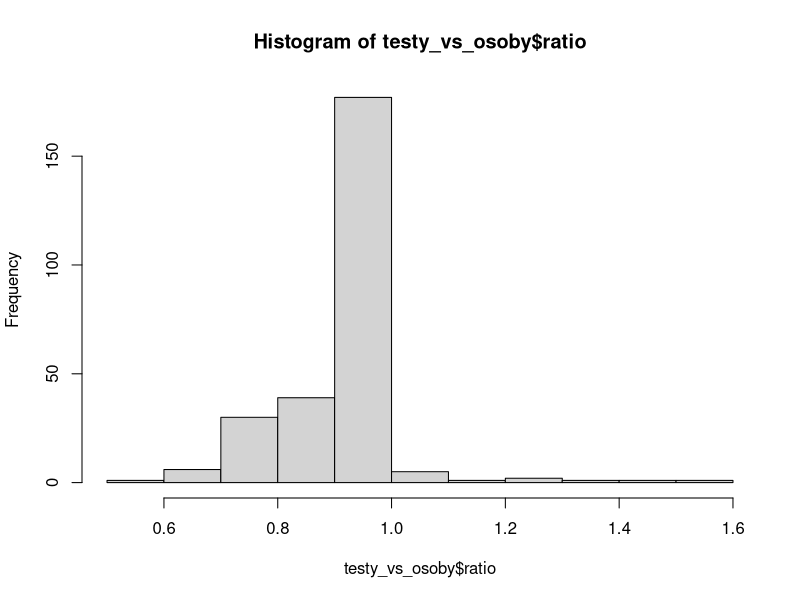
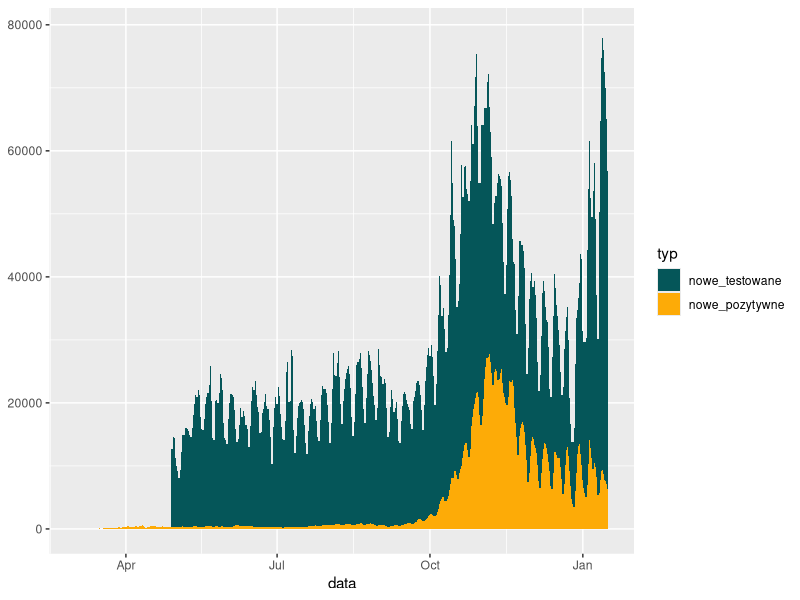
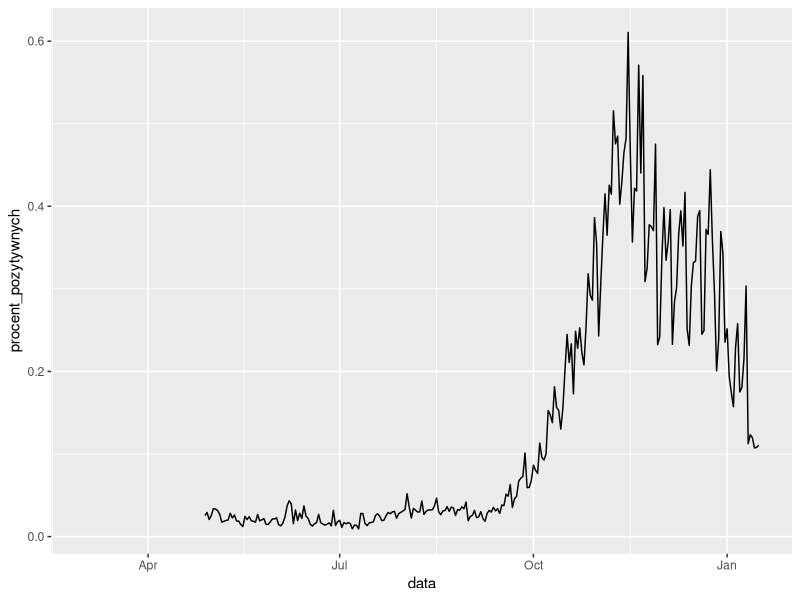

R code for these plots, in order:
# Biblioteki
library(dplyr)
library(tidyr)
library(ggplot2)

# Wczytanie danych
# Źródło: baza danych Covid-19 Michała Rogalskiego
# Link: https://docs.google.com/spreadsheets/u/1/d/1ierEhD6gcq51HAm433knjnVwey4ZE5DCnu1bW7PRG3E/htmlview?fbclid=IwAR0oqN4ikk1flMvFbb0ecLOKGpkHo7LCYj75N6Z1vc4n_kuhtI214dqN5Ho
# Wybrane zmienne z arkusza Testy

dane <- read.table("testy.csv", sep = ",", header = T)
dane$data <- as.Date(dane$data, format = "%d.%m.%Y")

# Wstępna analiza danych, statystyki opisowe


# Dane z pierwszych dwóch miesięcy nie pokazują l. przetestowanych osób,
# tylko liczbę wykonanych testów
testy_vs_osoby <- dane %>% select(nowe_testowane, nowe_testy) %>%
  mutate(ratio = nowe_testowane/nowe_testy)

# Stosunek wynosi najczęściej ok. 90%
# Wartości powyżej 1 to prawd. błąd raportowania (opóźnienia w naliczaniu, itd.)
hist(testy_vs_osoby$ratio)



# Procentowe wartości

dane <- dane %>% mutate(procent_pozytywnych = nowe_pozytywne/nowe_testowane)

# Dzienna liczba testowanych osób,
# osób z pozytywnym wynikiem,
# oraz odsetek osób z pozytywnym wynikiem wśród testowanych osób

dane %>% select(data, nowe_testowane, nowe_pozytywne) %>%
  pivot_longer(cols = c(nowe_testowane, nowe_pozytywne), names_to = "typ", values_to = "dane") %>% 
  mutate(typ = factor(typ, levels = c("nowe_testowane", "nowe_pozytywne"))) %>%
  ggplot() + geom_ribbon(aes(x = data, ymin = 0, ymax = dane, fill = typ)) +
  scale_fill_manual(values = c("#055659", "#FDAB07"))

dane %>% ggplot(aes(x = data, y = procent_pozytywnych)) + geom_line()

# Proporcje testów w różnych dniach tygodnia